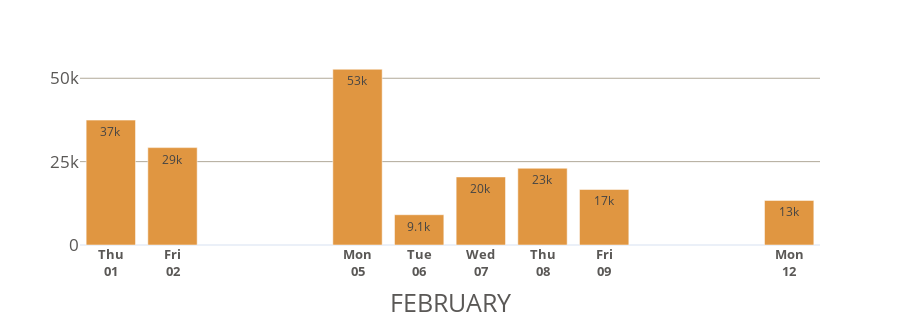

This figure's notebook cell:
### Code cell
# DAILY BY All (level 2)


df = all_sales.groupby(all_sales.date).usd.sum().reset_index().set_index('date')
df = round(df[df.index>'2024-01-31'].sort_index())

fig_scatter_all = px.bar(
        df,
        y='usd',
        template = 'plotly_white',
        labels={'date':'FEBRUARY',
                'usd':''},
        height=325,
        text_auto='.2s'
    )

fig_scatter_all.update_traces(hovertemplate = 
    '$%{y:.2s}'+
    '<br>%{x:%Y-%m-%d}<br>')

fig_scatter_all.update_traces(marker_color='#E09641')#=dict(size=25,color='#E09641',line=dict(width=1,color='white')),selector=dict(mode='markers'))

fig_scatter_all.update_coloraxes(showscale=False)
fig_scatter_all.update_yaxes(showgrid=True,tickprefix='$',gridcolor="#B1A999",tickvals=[-25000,0,25000,50000,75000,100000],tickfont=dict(color='#5A5856', size=17),showticklabels=True)
fig_scatter_all.update_xaxes(showgrid=False,gridcolor='gray',tickfont=dict(color='#5A5856', size=13),title_font=dict(color='#5A5856',size=25))
fig_scatter_all.update_xaxes(tickmode='array',tickvals = df.index, ticktext=df.index.strftime('<b>%a<br>%d</b>'))
fig_scatter_all.update_layout(hoverlabel=dict(font_size=18,font_family="Rockwell"),showlegend=True,
                              legend=dict(orientation='h',
                                          yanchor="bottom",
                                          y=1.5,
                                          xanchor="right",
                                          x=.5,
                                          title=''))

### Figure 1 — Plotly figure (JSON) as saved in the notebook; plotly's stock layout.template omitted (floating-point values rounded to 4 significant figures)
{"data": [{"alignmentgroup": "True", "hovertemplate": "$%{y:.2s}<br>%{x:%Y-%m-%d}<br>", "legendgroup": "", "marker": {"color": "#E09641", "pattern": {"shape": ""}}, "name": "", "offsetgroup": "", "orientation": "v", "showlegend": false, "textposition": "auto", "texttemplate": "%{y:.2s}", "type": "bar", "x": ["2024-02-01T00:00:00", "2024-02-02T00:00:00", "2024-02-05T00:00:00", "2024-02-06T00:00:00", "2024-02-07T00:00:00", "2024-02-08T00:00:00", "2024-02-09T00:00:00", "2024-02-12T00:00:00"], "xaxis": "x", "y": [37449, 29201, 52701, 9078, 20406, 23012, 16650, 13366], "yaxis": "y"}], "layout": {"barmode": "relative", "coloraxis": {"showscale": false}, "height": 325, "hoverlabel": {"font": {"family": "Rockwell", "size": 18}}, "legend": {"orientation": "h", "title": {"text": ""}, "tracegroupgap": 0, "x": 0.5, "xanchor": "right", "y": 1.5, "yanchor": "bottom"}, "margin": {"t": 60}, "showlegend": true, "xaxis": {"anchor": "y", "domain": [0, 1], "gridcolor": "gray", "showgrid": false, "tickfont": {"color": "#5A5856", "size": 13}, "tickmode": "array", "ticktext": ["<b>Thu<br>01</b>", "<b>Fri<br>02</b>", "<b>Mon<br>05</b>", "<b>Tue<br>06</b>", "<b>Wed<br>07</b>", "<b>Thu<br>08</b>", "<b>Fri<br>09</b>", "<b>Mon<br>12</b>"], "tickvals": ["2024-02-01T00:00:00", "2024-02-02T00:00:00", "2024-02-05T00:00:00", "2024-02-06T00:00:00", "2024-02-07T00:00:00", "2024-02-08T00:00:00", "2024-02-09T00:00:00", "2024-02-12T00:00:00"], "title": {"font": {"color": "#5A5856", "size": 25}, "text": "FEBRUARY"}}, "yaxis": {"anchor": "x", "domain": [0, 1], "gridcolor": "#B1A999", "showgrid": true, "showticklabels": true, "tickfont": {"color": "#5A5856", "size": 17}, "tickprefix": "$", "tickvals": [-25000, 0, 25000, 50000, 75000, 100000], "title": {"text": ""}}}}
